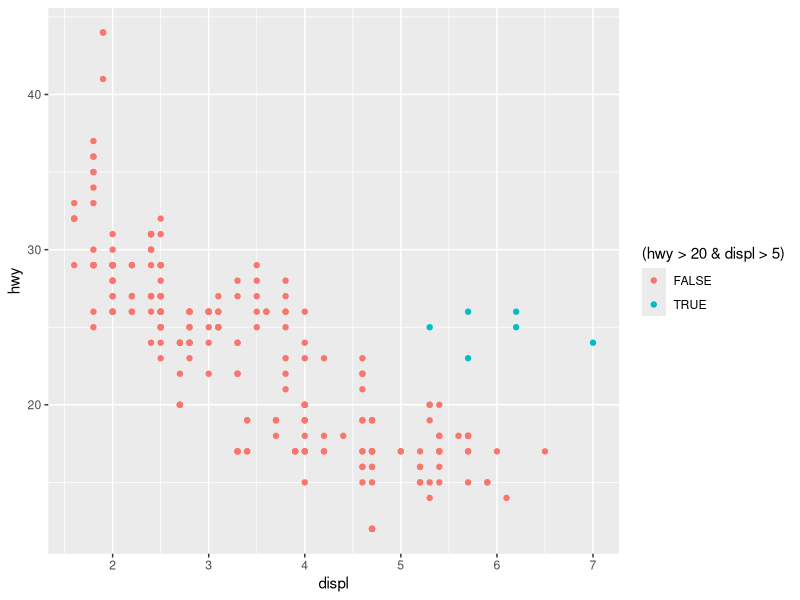
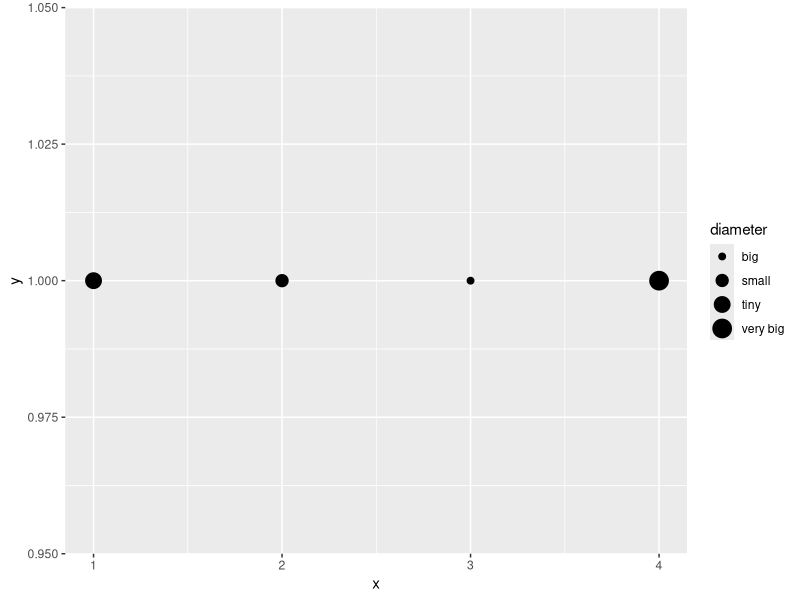
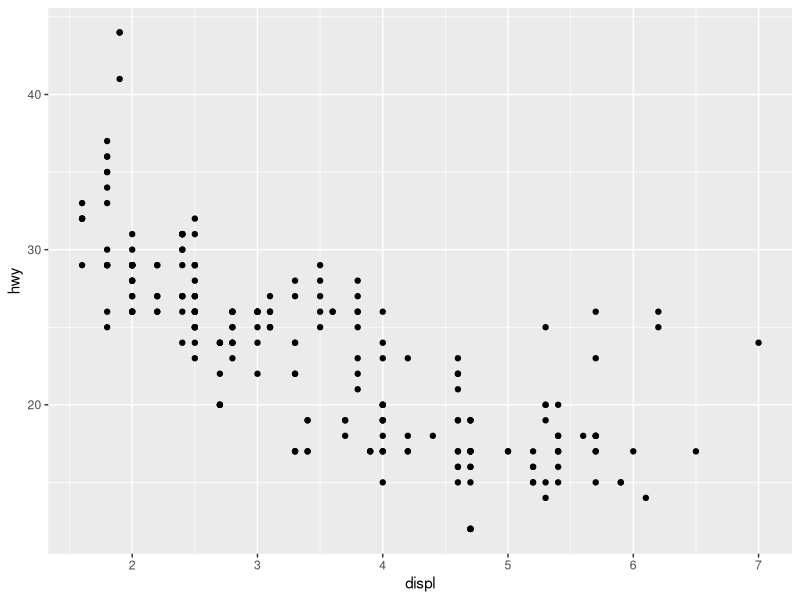
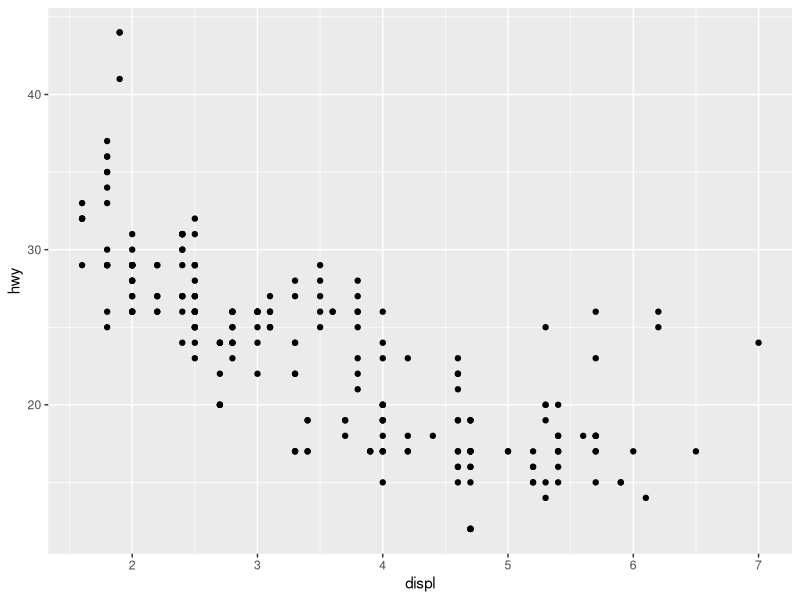
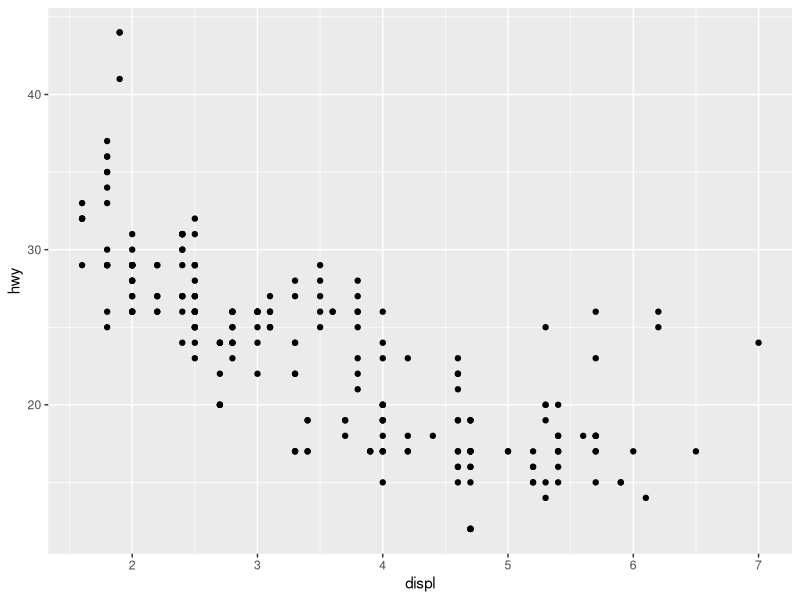
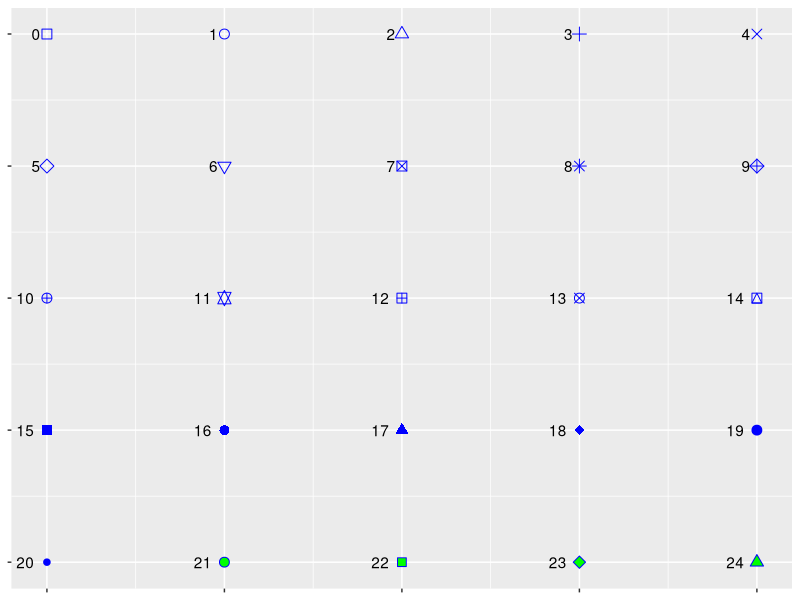
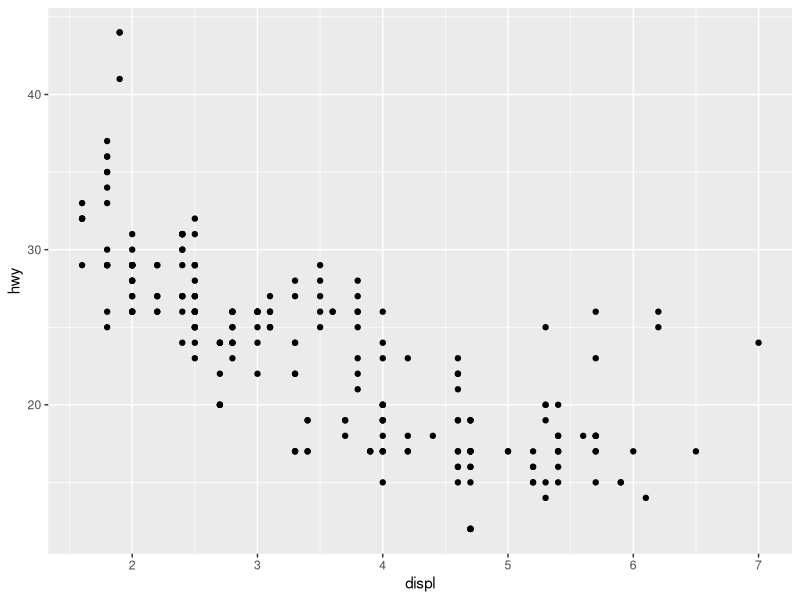
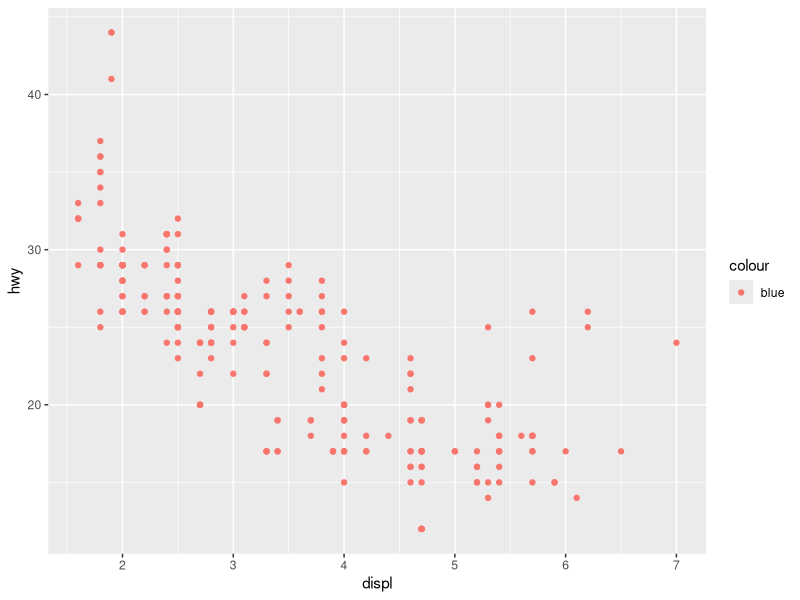

Recreate these plots in R, in order.
## ---- chunk 1
knitr::opts_chunk$set(echo = TRUE)
## ---- chunk 2
library(tidyverse)
## ---- chunk 3
mpg # aka ggplot::mpg
## ---- chunk 4

## ---- chunk 5

## ---- chunk 6

## ---- chunk 7

## ---- chunk 8

## ---- chunk 9

## ---- chunk 10
ggplot(data = mpg) +
  geom_point(mapping = aes(x = displ, y = hwy, color = (hwy > 20 & displ > 5)))
## ---- chunk 11

## ---- chunk 12

## ---- chunk 13
ggplot(data = data_frame(x = c(1:4), y = 1, diameter = c("tiny", "small", "big", "very big"))) +
  geom_point(mapping = aes(x = x, y = y, size = diameter))
## ---- chunk 14
ggplot(data = mpg) + 
  geom_point(mapping = aes(x = displ, y = hwy))
## ---- chunk 15
ggplot(data = mpg) + 
  geom_point(mapping = aes(x = displ, y = hwy))
## ---- chunk 16
ggplot(data = mpg) + 
  geom_point(mapping = aes(x = displ, y = hwy)) # try HEX code "#0000ff" or rgb(0,0,1)
## ---- chunk 17
ggplot(data = data_frame(x = rep(1:5, 5), y = rep(5:1, each = 5), shape = c(0:24))) + 
  geom_point(mapping = aes(x = x, y = y, shape = shape), fill = "green", color = "blue", size = 3) +
  geom_text(mapping = aes(x = x, y = y, label = shape), hjust = 1.7) +
  scale_shape_identity() +
  theme(axis.text = element_blank(),
        axis.title = element_blank())
## ---- chunk 18
ggplot(data = mpg) + 
  geom_point(mapping = aes(x = displ, y = hwy)) +
  scale_shape_manual(values = 0:6)
## ---- chunk 19
ggplot(data = mpg) +
  geom_point(mapping = aes(x = displ, y = hwy, color = "blue"))
## ---- chunk 20

